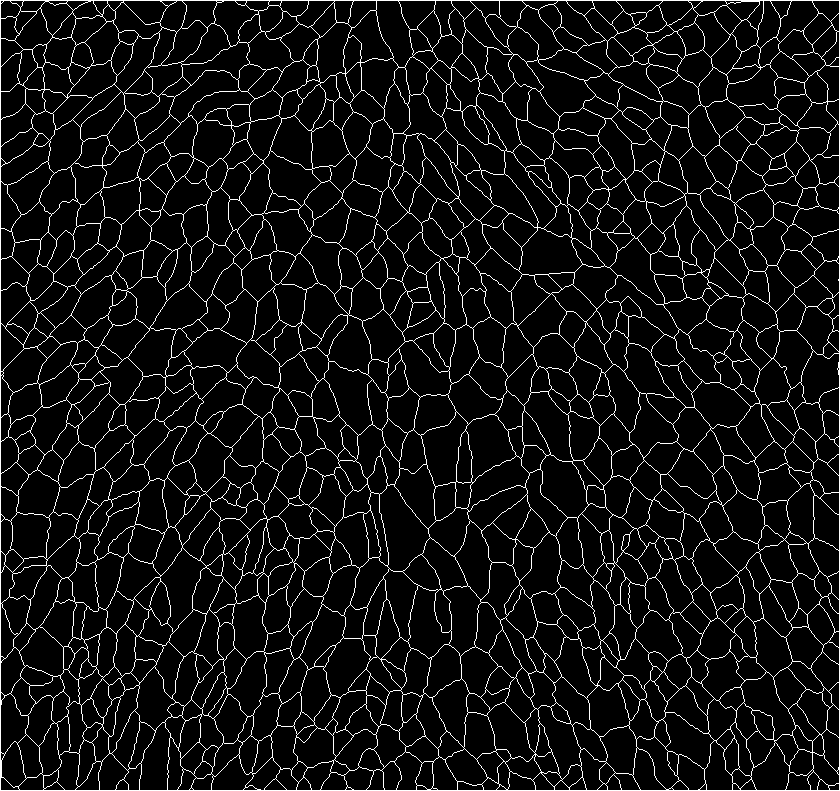
#> input picture data/test.tif, 840 x 791 px, found by its file name
$ python diagnose_junctions.py --tif test.tif --out /tmp/junc
#> lines starting #> are read from the running program, lines starting #| are printed output that depends on the picture; after the words box and inside, x2 and y2 are one past the last pixel; in counts of white or black regions, pixels touching at a corner belong together
"""
diagnose_junctions.py

Zooms into missed junctions and shows exactly what the skeleton looks like there.
Also tests different pre-dilation amounts to find the minimum that recovers all branches.

Usage:
    python diagnose_junctions.py --tif test.tif --out /tmp/junc
"""
import argparse
import os
import numpy as np
from PIL import Image
from skimage import morphology
from scipy.ndimage import convolve
from scipy.spatial import cKDTree
import matplotlib
matplotlib.use('Agg')
import matplotlib.pyplot as plt
import matplotlib.patches as mpatches


def load_tif_2d(path):
#> called with path = 'test.tif'
    try:
        import tifffile
        arr = tifffile.imread(path)
#> arr is the input picture: shape (791, 840, 3); 7.1% white in thin lines or dots
    except ImportError:
        arr = np.array(Image.open(path).convert('L'))
    if arr.ndim == 3:
        if arr.shape[0] <= 4:
            arr = arr[0]
        elif arr.shape[2] <= 4:
            arr = (0.299*arr[:,:,0]+0.587*arr[:,:,1]+0.114*arr[:,:,2]).astype(arr.dtype)
#> arr: shape (791, 840); 7.1% white in thin lines or dots
        else:
            arr = arr.max(axis=0)
    return arr


def skeleton_stats(binary, dilation_r=0):
    """Skeletonize with optional pre-dilation, return skel + branch coords."""
    mask = binary > 0
    if dilation_r > 0:
        mask = morphology.dilation(mask, morphology.disk(dilation_r))
    skel = morphology.skeletonize(mask)
    kernel = np.ones((3,3), dtype=np.uint8)
    kernel[1,1] = 0
    nc = convolve(skel.astype(np.uint8), kernel, mode='constant', cval=0)
    branch_mask = skel & (nc >= 3)
    by, bx = np.where(branch_mask)
    return skel, branch_mask, nc, np.column_stack((bx.astype(float), by.astype(float))) if len(by) else np.zeros((0,2))


def cluster(coords, r=4.0):
    if len(coords) == 0:
        return coords
    tree = cKDTree(coords)
    visited = np.zeros(len(coords), dtype=bool)
    out = []
    for i in range(len(coords)):
        if visited[i]:
            continue
        nb = tree.query_ball_point(coords[i], r)
        out.append(coords[nb].mean(axis=0))
        visited[nb] = True
    return np.array(out)


def main():
    ap = argparse.ArgumentParser()
    ap.add_argument('--tif',  required=True)
    ap.add_argument('--out',  default='/tmp/junc')
    ap.add_argument('--threshold', type=int, default=128)
    args = ap.parse_args()
    os.makedirs(args.out, exist_ok=True)

    raw  = load_tif_2d(args.tif)
    binary = (raw > args.threshold).astype(np.uint8)
#> binary: shape (791, 840); values 0 (black) and 1 (white), 7.1% white in thin lines or dots
    H, W = raw.shape
    print(f"Image: {H}x{W}  membrane px: {np.sum(binary)}")
#| Image: 791x840  membrane px: 47125

    # ── Figure 1: effect of dilation on branch count ─────────────────────
    dils = [0, 1, 2, 3]
    fig, axes = plt.subplots(1, len(dils), figsize=(5*len(dils), 5))
    for ax, dr in zip(axes, dils):
        skel, branch_mask, nc, bcoords = skeleton_stats(binary, dr)
        verts = cluster(bcoords, r=4.0)
        disp = np.zeros((H, W, 3), dtype=float)
        disp[skel & (nc==1)] = [0.2, 0.2, 1.0]   # endpoint blue
        disp[skel & (nc==2)] = [0.0, 0.8, 0.0]   # edge green
        disp[skel & (nc>=3)] = [1.0, 0.0, 0.0]   # branch red
        ax.imshow(disp)
        if len(verts):
            ax.scatter(verts[:,0], verts[:,1], c='yellow', s=12,
                       zorder=5, linewidths=0.3, edgecolors='black')
        ax.set_title(f'dilation=disk({dr})\nbranch px={np.sum(branch_mask)}'
                     f'  V={len(verts)}', fontsize=10)
        ax.axis('off')
        print(f"disk({dr}): branch_px={np.sum(branch_mask):5d}  vertices={len(verts):4d}  skel_px={np.sum(skel):6d}")
#> this loop made 4 passes
#| disk(0): branch_px= 3879  vertices=1862  skel_px= 47045
#| disk(1): branch_px= 6734  vertices=1927  skel_px= 47601
#| disk(2): branch_px= 6738  vertices=1914  skel_px= 47372
#| disk(3): branch_px= 6727  vertices=1932  skel_px= 47517
#> pass 1, in skeleton_stats, `nc = convolve(skel.astype(np.uint8), kernel, mode='constant', cval=0)`:
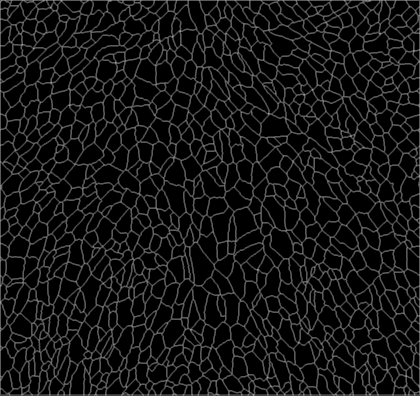
#> nc: shape (791, 840) (shown at 1/2 size); min 0, max 7, mean 0.552; drawn with min black and max white
#> after the loop:
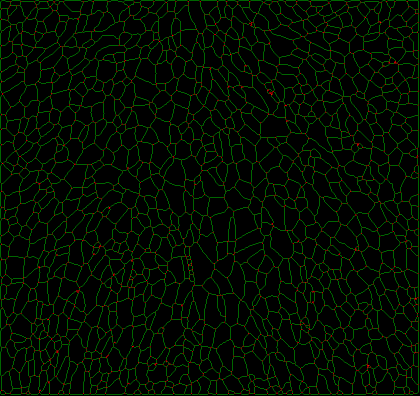
#> disp: shape (791, 840, 3) float64 (shown at 1/2 size); mean of channels 0, 1, 2 0.0101, 0.0491, 0; drawn as R, G, B
    plt.suptitle('Effect of pre-dilation on branch point detection\n'
                 '(red=branch, green=edge, blue=endpoint, yellow=clustered vertex)', fontsize=11)
    plt.tight_layout()
    p = os.path.join(args.out, 'dilation_comparison.png')
    plt.savefig(p, dpi=130, bbox_inches='tight')
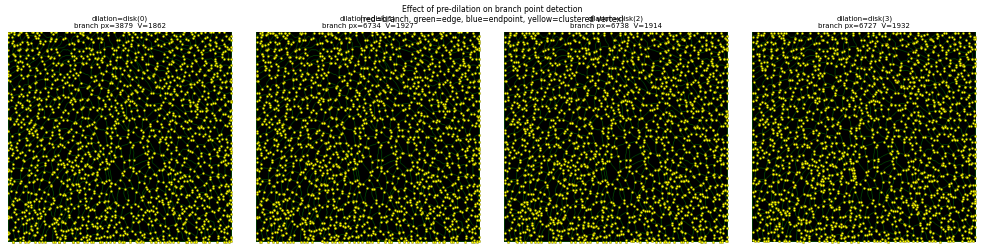
#> figure drawn by matplotlib, 4 panels
    plt.close()
    print(f"Saved: {p}")

    # ── Figure 2: zoom into missed junctions (low-branch regions) ────────
    # Find areas with dense endpoints but no nearby branch point
    skel0, bm0, nc0, bc0 = skeleton_stats(binary, 0)
#> bc0 = 3879 pairs, first value 0 to 839, second value 0 to 790
    skel1, bm1, nc1, bc1 = skeleton_stats(binary, 1)
#> in skeleton_stats (call 6), `branch_mask = skel & (nc >= 3)`:
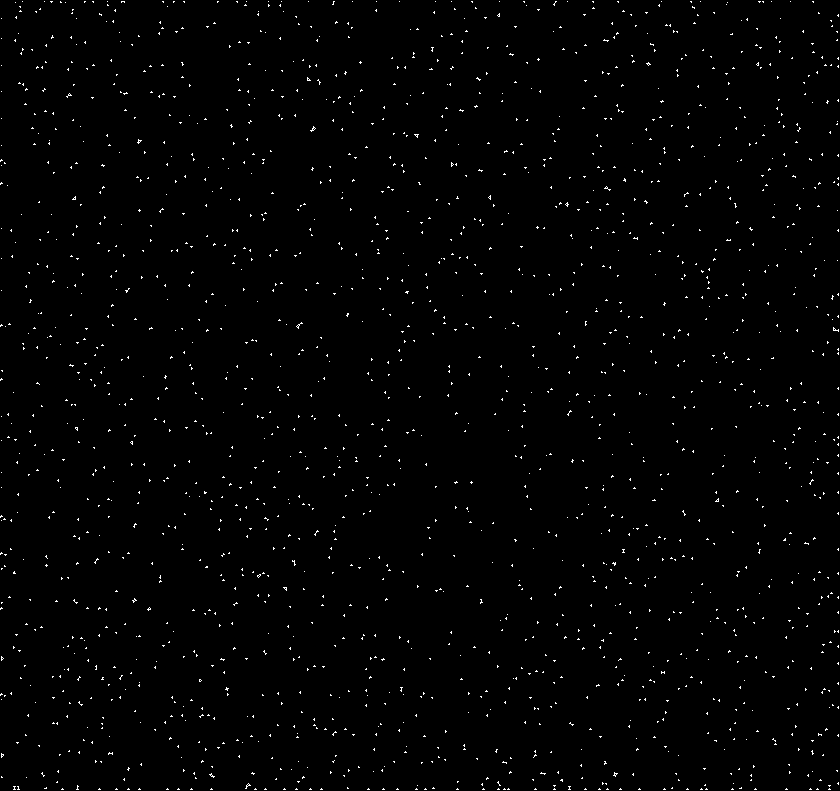
#> branch_mask: shape (791, 840) bool; 1% white in thin lines or dots
#> in skeleton_stats (call 6), `by, bx = np.where(branch_mask)`: by = 6734 values from 1 to 789; bx = 6734 values, max 838 at index 197, min 0 at index 1447, mean 422.4
#> bc1 = 6734 pairs, first value 0 to 838, second value 1 to 789

    # endpoint pixels in dilation=0 skeleton
    ep_mask = skel0 & (nc0 == 1)
#> ep_mask: shape (791, 840) bool; every value is 0
    ep_y, ep_x = np.where(ep_mask)
#> ep_y = empty array; ep_x = empty array

    # Branch pixels in dilation=1 skeleton (the "truth")
    br1_y, br1_x = np.where(bm1)
#> br1_y = 6734 values from 1 to 789; br1_x has the same summary as bx in skeleton_stats

    if len(ep_y) > 0:
        # Find endpoint clusters — each cluster is a potential missed junction
        ep_coords = np.column_stack((ep_x.astype(float), ep_y.astype(float)))
        ep_clustered = cluster(ep_coords, r=20.0)  # group nearby endpoints
        # Score: how many endpoints are in this cluster
        tree = cKDTree(ep_coords)
        scores = [len(tree.query_ball_point(c, 20.0)) for c in ep_clustered]
        top_idx = np.argsort(scores)[::-1][:9]
        top_junctions = ep_clustered[top_idx]

        print("\nTop missed junction candidates (by nearby endpoint count):")
        for i, (cx, cy) in enumerate(top_junctions):
            print(f"  [{i}] center=({cx:.0f},{cy:.0f})  nearby_endpoints={scores[top_idx[i]]}")

        pad = 40
        n_show = min(9, len(top_junctions))
        nrows = (n_show + 2) // 3
        fig, axes = plt.subplots(nrows, 3, figsize=(12, 4*nrows))
        axes = np.array(axes).flatten()

        for i in range(n_show):
            cx, cy = int(top_junctions[i][0]), int(top_junctions[i][1])
            y0, y1 = max(0, cy-pad), min(H, cy+pad)
            x0, x1 = max(0, cx-pad), min(W, cx+pad)

            ax = axes[i]
            # Background: grayscale crop
            ax.imshow(raw[y0:y1, x0:x1], cmap='gray', alpha=0.6)

            # Overlay dilation=0 skeleton (green)
            crop0 = skel0[y0:y1, x0:x1]
            ys0, xs0 = np.where(crop0)
            ax.scatter(xs0, ys0, c='lime', s=2, alpha=0.7)

            # Overlay dilation=1 skeleton (magenta) for comparison
            crop1 = skel1[y0:y1, x0:x1]
            ys1, xs1 = np.where(crop1)
            ax.scatter(xs1, ys1, c='magenta', s=2, alpha=0.5)

            # Branch pixels (dilation=0): red; dilation=1: yellow
            br0c = bm0[y0:y1, x0:x1]
            yb0,xb0 = np.where(br0c)
            br1c = bm1[y0:y1, x0:x1]
            yb1,xb1 = np.where(br1c)
            ax.scatter(xb0, yb0, c='red',    s=20, zorder=10)
            ax.scatter(xb1, yb1, c='yellow', s=20, zorder=10, marker='*')

            ax.set_title(f'Junction {i}  ({cx},{cy})\n'
                         f'red=branch(d=0)  yellow★=branch(d=1)', fontsize=8)
            ax.set_xlim(0, x1-x0)
            ax.set_ylim(y1-y0, 0)
            ax.axis('off')

        for j in range(n_show, len(axes)):
            axes[j].axis('off')

        patches = [mpatches.Patch(color='lime',    label='skel dilation=0'),
                   mpatches.Patch(color='magenta', label='skel dilation=1'),
                   mpatches.Patch(color='red',     label='branch d=0'),
                   mpatches.Patch(color='yellow',  label='branch d=1')]
        fig.legend(handles=patches, loc='lower right', fontsize=9)
        plt.suptitle('Missed junctions: dilation=0 has endpoint but no branch\n'
                     'yellow stars = branches recovered by disk(1) dilation', fontsize=11)
        plt.tight_layout()
        p2 = os.path.join(args.out, 'missed_junctions_zoom.png')
        plt.savefig(p2, dpi=130, bbox_inches='tight')
        plt.close()
        print(f"Saved: {p2}")

    # ── Print recommendation ──────────────────────────────────────────────
    counts = []
    for dr in dils:
        _, _, _, bc = skeleton_stats(binary, dr)
        counts.append(len(cluster(bc, r=4.0)))
#> this loop made 4 passes
#> pass 3, in skeleton_stats (call 9), `mask = morphology.dilation(mask, morphology.disk(dilation_r))`:
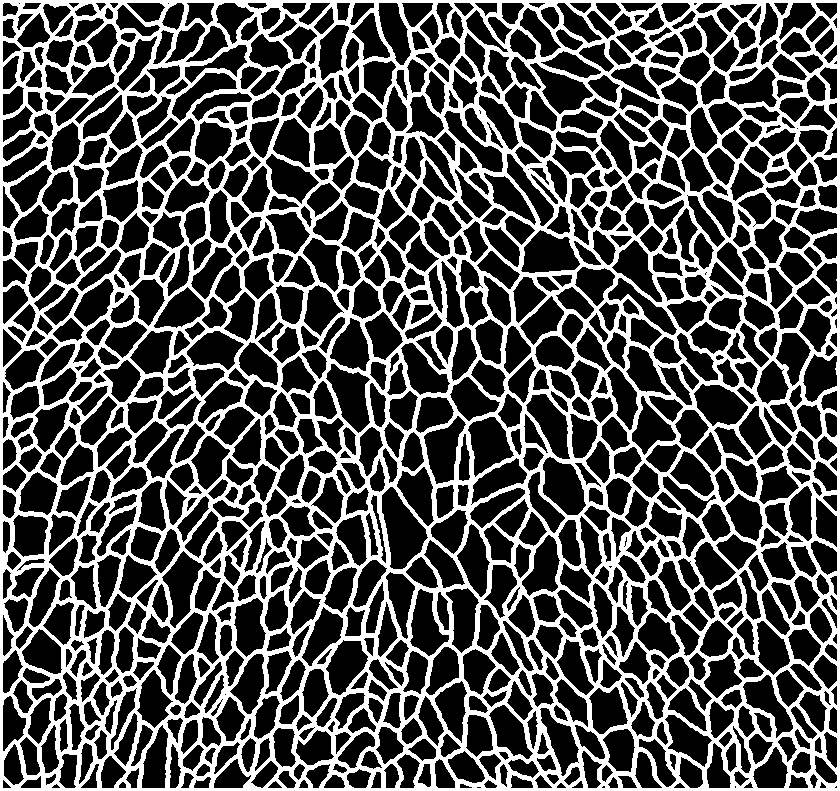
#> mask: shape (791, 840) bool; 32.4% white; 1 white region, box (x1, y1, x2, y2) and area: (0, 0, 840, 791) 215381
#> pass 3, in skeleton_stats (call 9), `skel = morphology.skeletonize(mask)`:
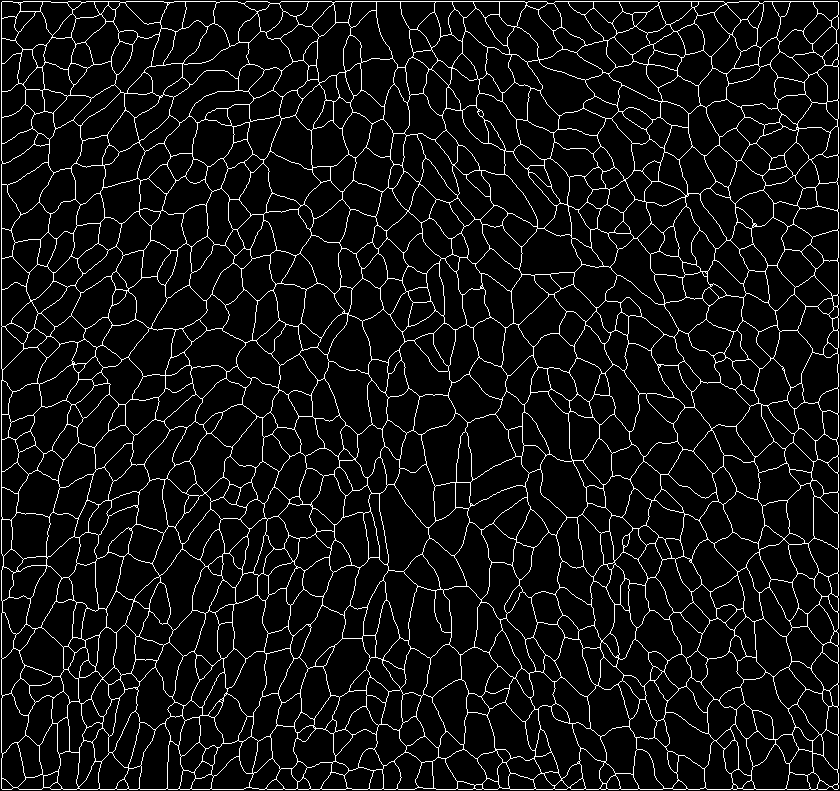
#> skel: shape (791, 840) bool; 7.1% white in thin lines or dots
#> pass 3, in skeleton_stats (call 9), `branch_mask = skel & (nc >= 3)`:
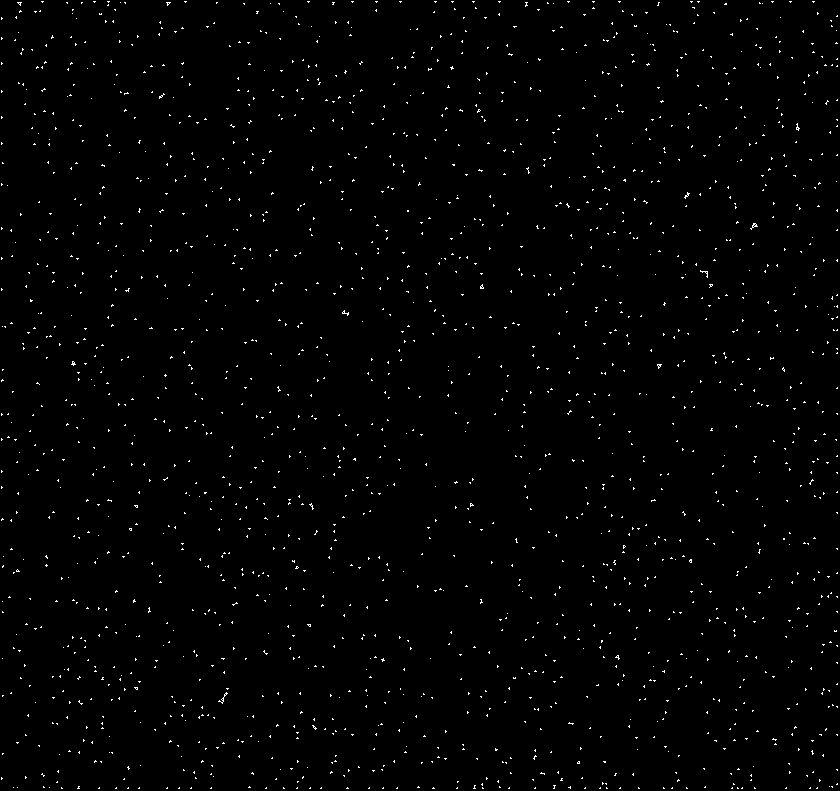
#> branch_mask: shape (791, 840) bool; 1% white in thin lines or dots
#> after the loop, counts = [1862, 1927, 1914, 1932]
    print(f"\nVertex counts by dilation: {dict(zip(dils, counts))}")
#| Vertex counts by dilation: {0: 1862, 1: 1927, 2: 1914, 3: 1932}
    best = dils[int(np.argmax(counts))]
#> best = 3
    print(f"→ Recommended dilation: disk({best})  (maximizes vertex count)")
#| → Recommended dilation: disk(3)  (maximizes vertex count)
    print("\nIn topology.py _labels_to_boundary or extract_topology, add:")
    print(f"    boundary = morphology.dilation(boundary, morphology.disk({best}))")
#|     boundary = morphology.dilation(boundary, morphology.disk(3))


if __name__ == '__main__':
    main()

$ run again, with data/example.tif copied over data/test.tif
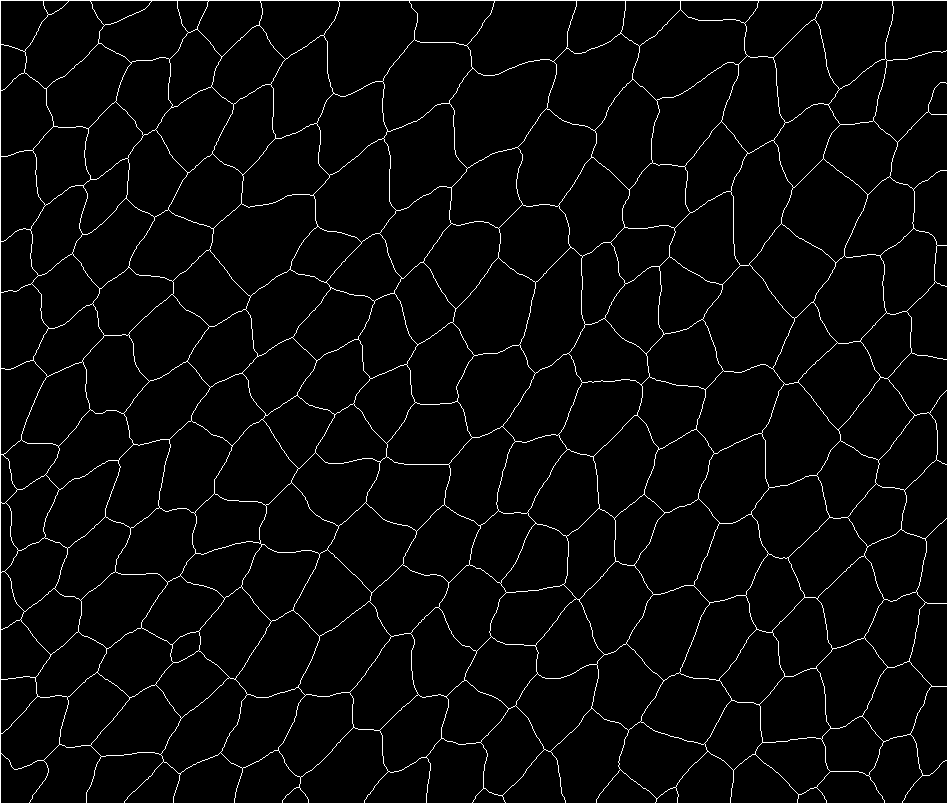
#> input picture data/example.tif, 948 x 804 px, found by its file name
#> in load_tif_2d, arr is the input picture: shape (804, 948, 3); 3.2% white in thin lines or dots
#> arr: shape (804, 948); 3.2% white in thin lines or dots
#> binary: shape (804, 948); values 0 (black) and 1 (white), 3.2% white in thin lines or dots
#| Image: 804x948  membrane px: 24610
#> the loop in main, `for ax, dr in zip(axes, dils):` made 4 passes
#| disk(0): branch_px=  948  vertices= 453  skel_px= 24606
#| disk(1): branch_px= 1479  vertices= 457  skel_px= 24759
#| disk(2): branch_px= 1566  vertices= 455  skel_px= 24759
#| disk(3): branch_px= 1505  vertices= 454  skel_px= 24849
#> in main, `plt.savefig(p, dpi=130, bbox_inches='tight')`:
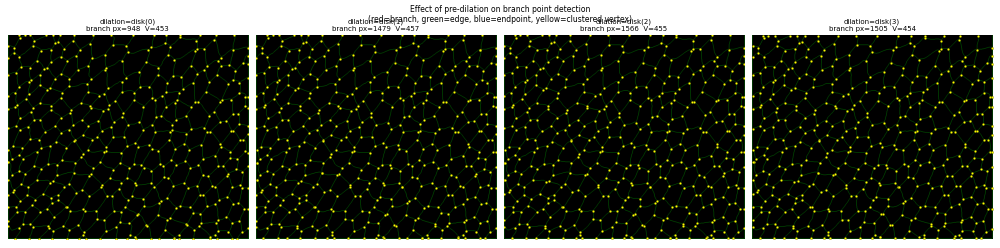
#> figure drawn by matplotlib, 4 panels
#> bc0 = 948 pairs, first value 0 to 947, second value 0 to 803
#> skel: shape (804, 948) bool; 3.2% white in thin lines or dots
#> branch_mask: shape (804, 948) bool; 0.19% white in thin lines or dots
#> bc1 = 1479 pairs, first value 0 to 946, second value 1 to 802
#> ep_mask: shape (804, 948) bool; every value is 0
#> ep_y = empty array
#> br1_y = 1479 values from 1 to 802; br1_x = 1479 values, max 946 at index 75, min 0 at index 1327, mean 486.4
#> the loop in main, `for dr in dils:` made 4 passes
#> pass 3, in skeleton_stats (call 9), `nc = convolve(skel.astype(np.uint8), kernel, mode='constant', cval=0)`:
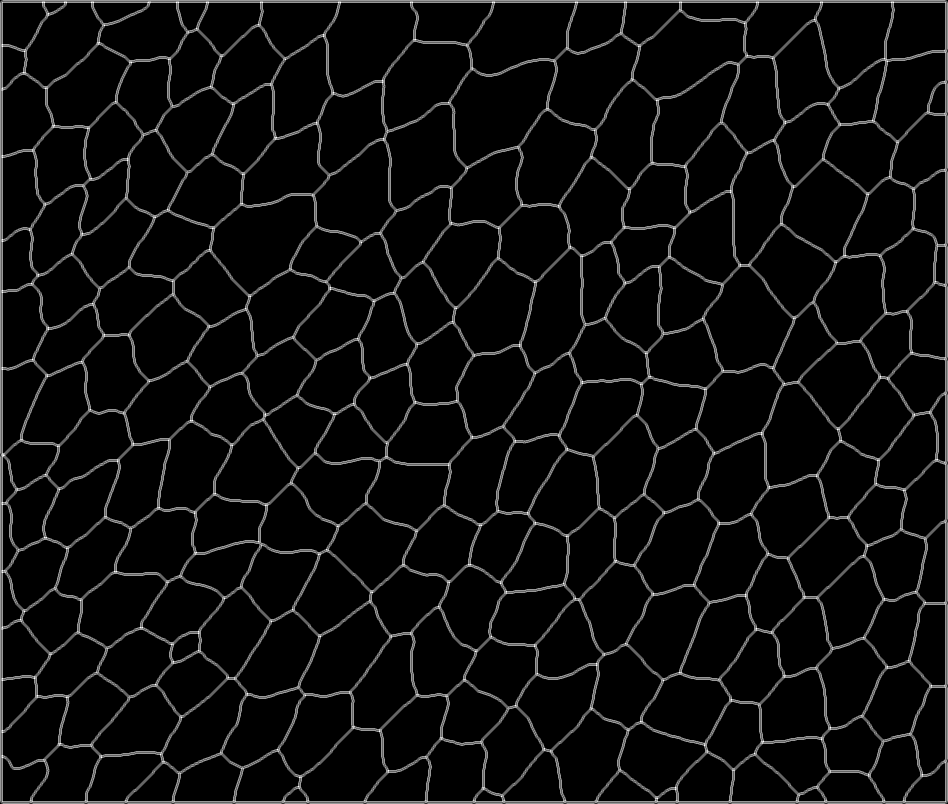
#> nc: shape (804, 948); min 0, max 5, mean 0.26; drawn with min black and max white
#> after the loop in main, `for dr in dils:`: counts = [453, 457, 455, 454]
#| Vertex counts by dilation: {0: 453, 1: 457, 2: 455, 3: 454}
#> best = 1
#| → Recommended dilation: disk(1)  (maximizes vertex count)
#|     boundary = morphology.dilation(boundary, morphology.disk(1))
